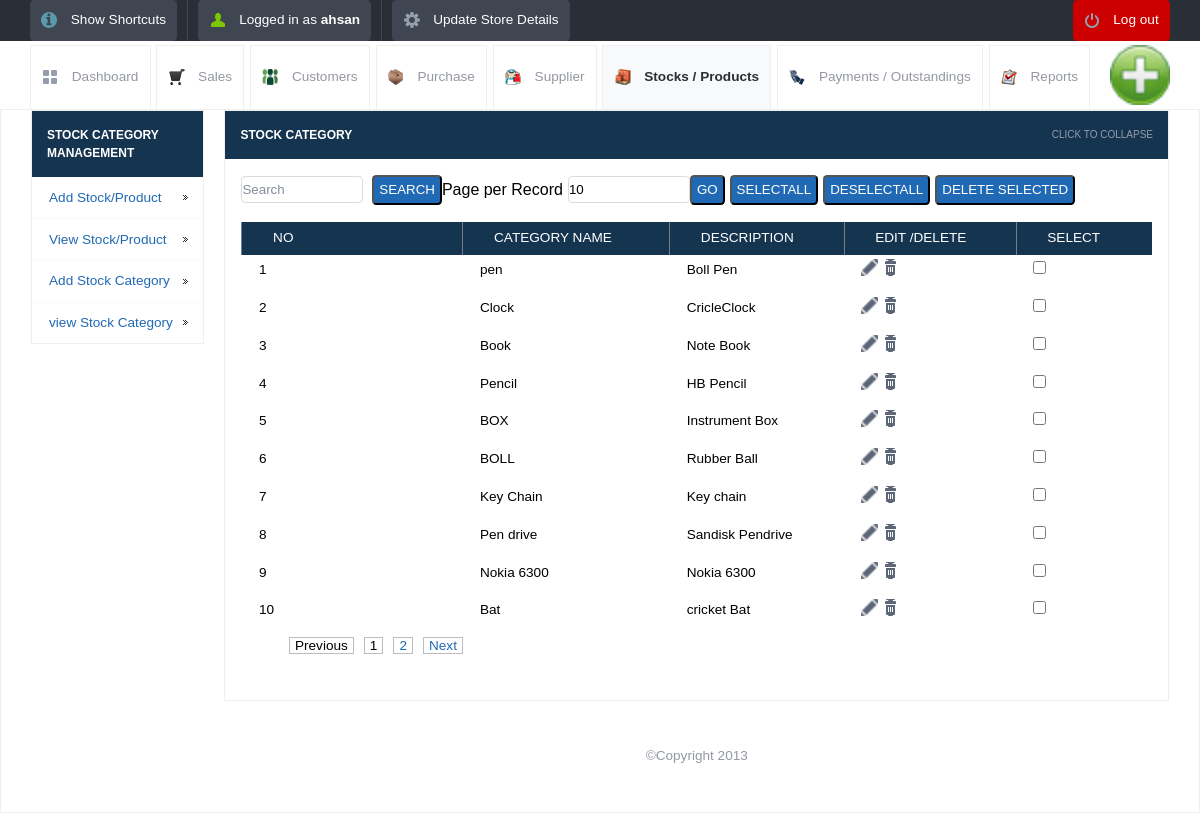
The page /view_category.php (signed in) on the database its author committed.
### tables this page shows
CREATE TABLE IF NOT EXISTS `category_details` (
  `id` int(10) unsigned NOT NULL AUTO_INCREMENT,
  `category_name` varchar(120) NOT NULL,
  `category_description` varchar(250) NOT NULL,
  PRIMARY KEY (`id`)
);

### view_category.php (the view, shortened to what this page needs)
<!DOCTYPE html>
<html lang="en">
<head>
	<link rel="stylesheet" href="css/style.css">
	<?php include_once("tpl/common_js.php"); ?>
<link rel="stylesheet"  href="dist/js/jquery.alerts.css" >
</head>
<body>
	<?php include_once("tpl/top_bar.php"); ?>
	<div id="header-with-tabs">
		<div class="page-full-width cf">
			<ul id="tabs" class="fl">
                                <li><a href="dashboard.php" class="dashboard-tab">Dashboard</a></li>
				<li><a href="view_sales.php" class="sales-tab">Sales</a></li>
				<li><a href="view_customers.php" class=" customers-tab">Customers</a></li>
				<li><a href="view_purchase.php" class="purchase-tab">Purchase</a></li>
				<li><a href="view_supplier.php" class=" supplier-tab">Supplier</a></li>
				<li><a href="view_product.php" class="active-tab stock-tab">Stocks / Products</a></li>
				<li><a href="view_payments.php" class="payment-tab">Payments / Outstandings</a></li>
				<li><a href="view_report.php" class="report-tab">Reports</a></li>
			</ul>
			<a href="#" id="company-branding-small" class="fr"><img src="<?php if(isset($_SESSION['logo'])) { echo "upload/".$_SESSION['logo'];}else{ echo "upload/posnic.png"; } ?>" alt="Point of Sale" /></a>
		</div>
	</div>
	<div id="content">
		<div class="page-full-width cf">
			<div class="side-menu fl">
				<h3>Stock Category Management</h3>
				<ul>
					<li><a href="add_stock.php">Add Stock/Product</a></li>
					<li><a href="view_product.php">View Stock/Product</a></li>
					<li><a href="add_category.php">Add Stock Category</a></li>
					<li><a href="view_category.php">view Stock Category</a></li>
				</ul>
			</div>
			<div class="side-content fr">
				<div class="content-module">
					<div class="content-module-heading cf">
						<h3 class="fl">Stock Category</h3>
						<span class="fr expand-collapse-text">Click to collapse</span>
					</div>
						<div class="content-module-main cf">
					<table>
<form action="" method="post" name="search" >
    <input name="searchtxt" type="text" class="round my_text_box" placeholder="Search" >
&nbsp;&nbsp;<input name="Search" type="submit" class="my_button round blue   text-upper" value="Search">
</form>
 <form action="" method="get" name="limit_go">
    Page per Record<input name="limit" type="text" class="round my_text_box" id="search_limit" style="margin-left:5px;" value="<?php if(isset($_GET['limit'])) echo $_GET['limit']; else echo "10"; ?>" size="3" maxlength="3">
    <input name="go"  type="button" value="Go" class=" round blue my_button  text-upper" onclick="return confirmLimitSubmit()">
</form>
<form name="deletefiles" action="delete.php" method="post">
<input type="button" name="selectall" value="SelectAll" class="my_button round blue   text-upper" onClick="checkAll()"  style="margin-left:5px;"/>
<input type="button" name="unselectall" value="DeSelectAll" class="my_button round blue   text-upper" onClick="uncheckAll()" style="margin-left:5px;" />
<input name="dsubmit" type="button" value="Delete Selected" class="my_button round blue   text-upper" style="margin-left:5px;" onclick="return confirmDeleteSubmit()"/>
					<table>
		<?php
	$tbl_name="category_details";
	$adjacents = 3;
	$query = "SELECT COUNT(*) as num FROM $tbl_name";
	$total_pages = mysql_fetch_array(mysql_query($query));
	$total_pages = $total_pages[num];
	$limit = 10;
	$page = $_GET['page'];
	if($page)
		$start = ($page - 1) * $limit;
	else
		$start = 0;
	$sql = "SELECT * FROM category_details LIMIT $start, $limit ";
	$result = mysql_query($sql);
	if ($page == 0) $page = 1;
	$prev = $page - 1;
	$next = $page + 1;
	$lastpage = ceil($total_pages/$limit);
	$pagination = "";
	if($lastpage > 1)
	{
		$pagination .= "<div >";
		if ($page > 1)
			$pagination.= "<a href=\"view_category.php?page=$prev&limit=$limit\" class=my_pagination >Previous</a>";
		else
			$pagination.= "<span class=my_pagination>Previous</span>";
		if ($lastpage < 7 + ($adjacents * 2))
		{
			for ($counter = 1; $counter <= $lastpage; $counter++)
			{
				if ($counter == $page)
					$pagination.= "<span class=my_pagination>$counter</span>";
				else
					$pagination.= "<a href=\"view_category.php?page=$counter&limit=$limit\" class=my_pagination>$counter</a>";
			}
		}
		if ($page < $counter - 1)
			$pagination.= "<a href=\"view_category.php?page=$next&limit=$limit\" class=my_pagination>Next</a>";
		else
			$pagination.= "<span class= my_pagination >Next</span>";
		$pagination.= "</div>\n";
	}
?>
							<tr>
								<th>No</th>
								<th >Category Name</th>
								<th>description </th>
								<th>Edit /Delete</th>
                                                                <th>Select</th>
							</tr>
<?php $i=1; $no=$page-1; $no=$no*$limit;
while($row = mysql_fetch_array($result))
{
 ?>
	<tr>
   <td> <?php echo $no+$i; ?></td>
   <td><?php echo $row['category_name']; ?></td>
   <td> <?php echo $row['category_description']; ?></td>
    <td>	<a href="update_category.php?sid=<?php echo $row['id'];?>&table=category_details&return=view_category.php"	class="table-actions-button ic-table-edit">
	</a>
	<a href="javascript:confirmSubmit(<?php echo $row['id'];?>,'category_details','view_category.php')" href="" class="table-actions-button ic-table-delete"></a>
	</td>
	<td><input type="checkbox" value="<?php echo $row['id']; ?>" name="checklist[]" id="check_box" /></td>
</tr>
<?php $i++; } ?>
 <tr>
       <td align="center"><div style="margin-left:20px;"><?php echo $pagination; ?></div></td>
      </tr>
</table>
</form>
		</div>
	</div>
		<div id="footer">
		<p> &copy;Copyright 2013</p>
	</div>
</body>
</html>

### rows shown on the page
category_details: i "1", category_name "pen", category_description "Boll Pen"
category_details: i "2", category_name "Clock", category_description "CricleClock"
category_details: i "3", category_name "Book", category_description "Note Book"
category_details: i "4", category_name "Pencil", category_description "HB Pencil"
category_details: i "5", category_name "BOX", category_description "Instrument Box"
category_details: i "6", category_name "BOLL", category_description "Rubber Ball"
category_details: i "7", category_name "Key Chain", category_description "Key chain"
category_details: i "8", category_name "Pen drive", category_description "Sandisk Pendrive"
category_details: i "9", category_name "Nokia 6300", category_description "Nokia 6300"
category_details: i "10", category_name "Bat", category_description "cricket Bat"

### other values the page prints
$POSNIC['username'] "ahsan"
